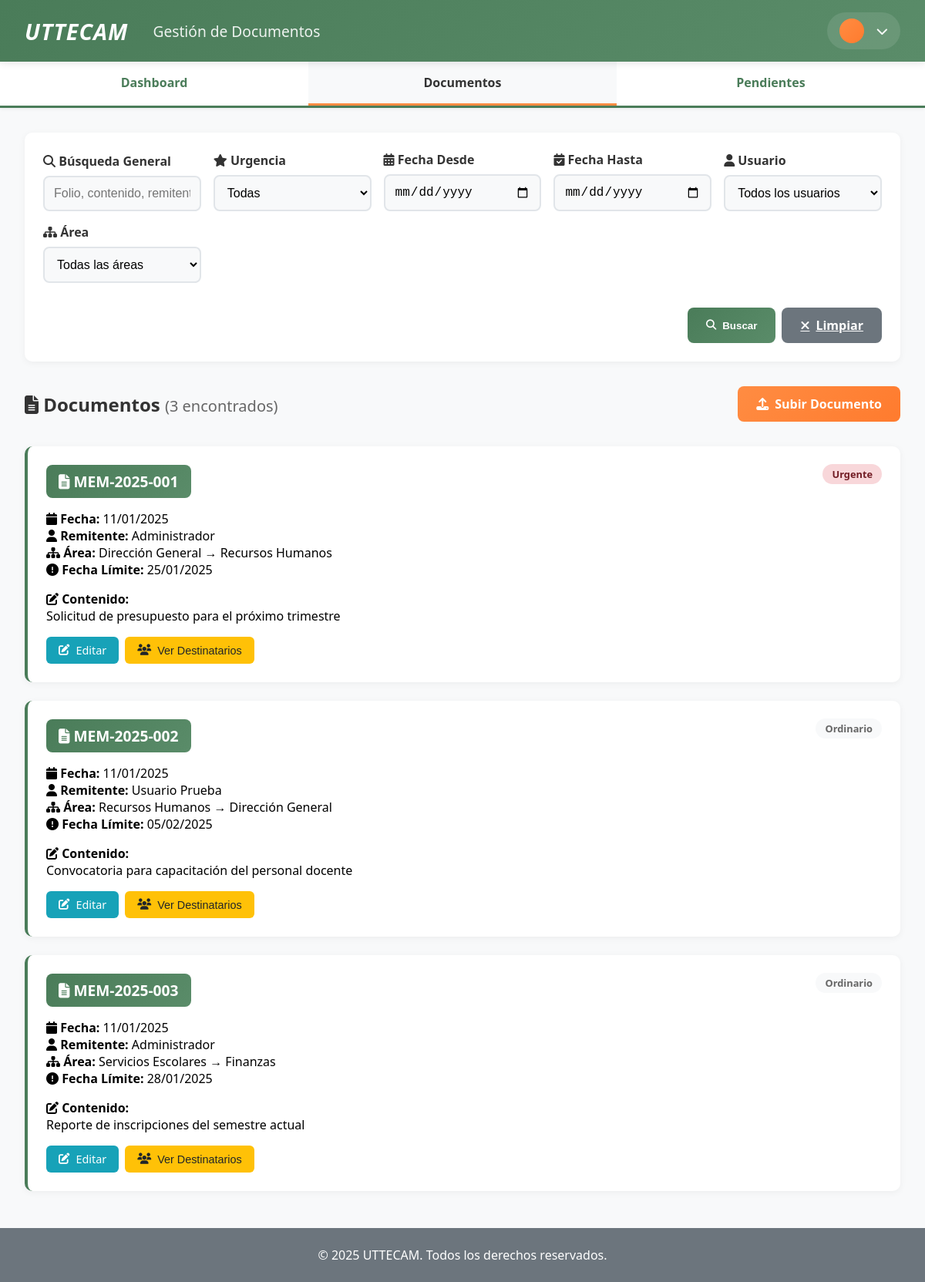
Screenshot of /server/views/documentos.php with the database file from the repository.
### tables this page shows
CREATE TABLE `memorandos` (
  `id` bigint NOT NULL AUTO_INCREMENT,
  `folio` varchar(50) NOT NULL,
  `fecha_recepcion` timestamp NULL DEFAULT CURRENT_TIMESTAMP,
  `entidad_productora` varchar(255) DEFAULT NULL,
  `remitente_id` bigint NOT NULL,
  `fecha_documento` date DEFAULT NULL,
  `contenido` text NOT NULL,
  `destinatario_id` bigint DEFAULT NULL,
  `urgencia` enum('urgente','ordinario') DEFAULT 'ordinario',
  `documento_blob` longblob,
  `area_destino_id` bigint DEFAULT NULL,
  `fecha_recepcion_destino` timestamp NULL DEFAULT NULL,
  `fecha_requerida_respuesta` date DEFAULT NULL,
  `estatus_atencion` enum('pendiente','proceso','atendido') DEFAULT 'pendiente',
  `fecha_limite` date DEFAULT NULL,
  `fecha_creacion` timestamp NULL DEFAULT CURRENT_TIMESTAMP,
  `fecha_resolucion_final` date DEFAULT NULL,
  `area_id` bigint NOT NULL,
  PRIMARY KEY (`id`),
  UNIQUE KEY `folio` (`folio`),
  KEY `remitente_id` (`remitente_id`),
  KEY `destinatario_id` (`destinatario_id`),
  KEY `area_id` (`area_id`),
  KEY `area_destino_id` (`area_destino_id`)
);

CREATE TABLE `usuarios` (
  `id` bigint NOT NULL AUTO_INCREMENT,
  `nombre` varchar(100) NOT NULL,
  `cargo` varchar(100) DEFAULT NULL,
  `correo` varchar(191) NOT NULL,
  `contraseña_hash` varchar(255) NOT NULL,
  `rol` enum('admin','usuario') NOT NULL DEFAULT 'usuario',
  `creado_en` timestamp NULL DEFAULT CURRENT_TIMESTAMP,
  PRIMARY KEY (`id`),
  UNIQUE KEY `correo` (`correo`)
);

CREATE TABLE `areas` (
  `id` bigint NOT NULL AUTO_INCREMENT,
  `nombre` varchar(100) NOT NULL,
  `creado_en` timestamp NULL DEFAULT CURRENT_TIMESTAMP,
  PRIMARY KEY (`id`)
);

### server/middleware/AuthMiddleware.php (called while the page is built, shortened)
<?php
class AuthMiddleware {
    public static function getUser() {
        return $_SESSION['usuario'] ?? null;
    }
}
?>

### server/controllers/DocumentController.php (called while the page is built, shortened)
<?php
require_once __DIR__ . '/../db.php';
class DocumentController {
    public function obtenerDocumentos($usuario_id = null) {
        global $pdo;
        try {
            if ($usuario_id) {
                $stmt = $pdo->prepare("
                    SELECT DISTINCT m.*, u1.nombre as remitente_nombre, a1.nombre as area_nombre, a2.nombre as area_destino_nombre
                    FROM memorandos m
                    LEFT JOIN usuarios u1 ON m.remitente_id = u1.id
                    LEFT JOIN areas a1 ON m.area_id = a1.id
                    LEFT JOIN areas a2 ON m.area_destino_id = a2.id
                    LEFT JOIN documento_destinatarios dd ON m.id = dd.memorando_id
                    WHERE m.remitente_id = ? OR dd.destinatario_id = ?
                    ORDER BY m.fecha_creacion DESC
                ");
                $stmt->execute([$usuario_id, $usuario_id]);
            } else {
                $stmt = $pdo->prepare("
                    SELECT m.*, u1.nombre as remitente_nombre, a1.nombre as area_nombre, a2.nombre as area_destino_nombre
                    FROM memorandos m
                    LEFT JOIN usuarios u1 ON m.remitente_id = u1.id
                    LEFT JOIN areas a1 ON m.area_id = a1.id
                    LEFT JOIN areas a2 ON m.area_destino_id = a2.id
                    ORDER BY m.fecha_creacion DESC
                ");
                $stmt->execute();
            }
            return $stmt->fetchAll(PDO::FETCH_ASSOC);
        } catch (Exception $e) {
            error_log("Error al obtener documentos: " . $e->getMessage());
            return [];
        }
    }
}
?>

### server/views/documentos.php (the view, shortened to what this page needs)
<?php
require_once __DIR__ . '/../middleware/AuthMiddleware.php';
require_once __DIR__ . '/../controllers/DocumentController.php';
require_once __DIR__ . '/../components/layout.php';
$usuario = AuthMiddleware::getUser();
$documentController = new DocumentController();
$busqueda = $_GET['busqueda'] ?? '';
$urgencia = $_GET['urgencia'] ?? '';
$fecha_desde = $_GET['fecha_desde'] ?? '';
$fecha_hasta = $_GET['fecha_hasta'] ?? '';
$usuario_filtro = $_GET['usuario_filtro'] ?? '';
$area_filtro = $_GET['area_filtro'] ?? '';
if ($usuario['rol'] === 'admin') {
    $documentos = $documentController->obtenerDocumentos();
} else {
    $documentos = $documentController->obtenerDocumentos($usuario['id']);
}
$documentos = array_filter($documentos, function($doc) use ($busqueda, $estado, $urgencia, $fecha_desde, $fecha_hasta, $usuario_filtro, $area_filtro) {
    $matchBusqueda = empty($busqueda) ||
        stripos($doc['folio'], $busqueda) !== false ||
        stripos($doc['contenido'], $busqueda) !== false ||
        stripos($doc['remitente_nombre'], $busqueda) !== false ||
        stripos($doc['entidad_productora'], $busqueda) !== false;
    $matchUrgencia = empty($urgencia) || $doc['urgencia'] === $urgencia;
    $matchFecha = true;
    if (!empty($fecha_desde) || !empty($fecha_hasta)) {
        $fechaDoc = $doc['fecha_documento'] ?? $doc['fecha_creacion'];
        if (!empty($fecha_desde)) {
            $matchFecha = $matchFecha && ($fechaDoc >= $fecha_desde);
        }
        if (!empty($fecha_hasta)) {
            $matchFecha = $matchFecha && ($fechaDoc <= $fecha_hasta);
        }
    }
    $matchUsuario = empty($usuario_filtro) || $doc['remitente_id'] == $usuario_filtro;
    $matchArea = empty($area_filtro) ||
        $doc['area_id'] == $area_filtro ||
        $doc['area_destino_id'] == $area_filtro;
    return $matchBusqueda && $matchUrgencia && $matchFecha && $matchUsuario && $matchArea;
});
$base_url = '/project/public';
?>
<div class="container">
    <div class="search-bar">
        <form method="GET" class="search-form">
            <div class="form-group">
                <label for="busqueda"><i class="fas fa-search"></i> Búsqueda General</label>
                <input type="text" id="busqueda" name="busqueda" class="form-input"
                       placeholder="Folio, contenido, remitente..." value="<?php echo htmlspecialchars($busqueda); ?>">
            </div>
            <div class="form-group">
                <label for="urgencia"><i class="fas fa-star"></i> Urgencia</label>
                <select id="urgencia" name="urgencia" class="form-select">
                    <option value="">Todas</option>
                </select>
            </div>
            <div class="form-group">
                <label for="fecha_desde"><i class="fas fa-calendar-alt"></i> Fecha Desde</label>
                <input type="date" id="fecha_desde" name="fecha_desde" class="form-input"
                       value="<?php echo htmlspecialchars($fecha_desde); ?>">
            </div>
            <div class="form-group">
                <label for="fecha_hasta"><i class="fas fa-calendar-check"></i> Fecha Hasta</label>
                <input type="date" id="fecha_hasta" name="fecha_hasta" class="form-input"
                       value="<?php echo htmlspecialchars($fecha_hasta); ?>">
            </div>
            <div class="form-group">
                <label for="usuario_filtro"><i class="fas fa-user"></i> Usuario</label>
                <select id="usuario_filtro" name="usuario_filtro" class="form-select">
                    <option value="">Todos los usuarios</option>
                </select>
            </div>
            <div class="form-group">
                <label for="area_filtro"><i class="fas fa-sitemap"></i> Área</label>
                <select id="area_filtro" name="area_filtro" class="form-select">
                    <option value="">Todas las áreas</option>
                </select>
            </div>
            <div class="search-actions">
                <button type="submit" class="btn-search">
                    <i class="fas fa-search"></i> Buscar
                </button>
                <a href="<?php echo $base_url; ?>/documentos" class="btn-clear">
                    <i class="fas fa-times"></i> Limpiar
                </a>
            </div>
        </form>
    </div>
    <div class="actions-bar">
        <h2 style="color: #333;">
            <i class="fas fa-file-alt"></i> Documentos
            <small style="color: #666; font-weight: normal;">(<?php echo count($documentos); ?> encontrados)</small>
        </h2>
        <a href="<?php echo $base_url; ?>/subir-documento" class="btn-secondary">
            <i class="fas fa-upload"></i> Subir Documento
        </a>
    </div>
    <div class="documents-grid">
        <?php if (empty($documentos)): ?>
            <div class="empty-state">
                <div style="font-size: 4rem; margin-bottom: 1rem; opacity: 0.5;">
                    <i class="fas fa-file-alt"></i>
                </div>
                <h3>No se encontraron documentos</h3>
                <p>No hay documentos que coincidan con los criterios de búsqueda</p>
            </div>
        <?php else: ?>
            <?php foreach ($documentos as $doc): ?>
                <div class="document-card">
                    <div class="document-header">
                        <div class="document-folio">
                            <i class="fas fa-file-alt"></i> <?php echo htmlspecialchars($doc['folio']); ?>
                        </div>
                        <div>
                            <span class="urgencia-badge urgencia-<?php echo $doc['urgencia']; ?>">
                                <?php echo ucfirst($doc['urgencia']); ?>
                            </span>
                        </div>
                    </div>
                    <div>
                        <p><strong><i class="fas fa-calendar"></i> Fecha:</strong> <?php echo date('d/m/Y', strtotime($doc['fecha_documento'] ?? $doc['fecha_creacion'])); ?></p>
                        <p><strong><i class="fas fa-user"></i> Remitente:</strong> <?php echo htmlspecialchars($doc['remitente_nombre']); ?></p>
                        <p><strong><i class="fas fa-sitemap"></i> Área:</strong> <?php echo htmlspecialchars($doc['area_nombre']); ?> → <?php echo htmlspecialchars($doc['area_destino_nombre'] ?? 'N/A'); ?></p>
                        <?php if ($doc['fecha_limite']): ?>
                            <p><strong><i class="fas fa-exclamation-circle"></i> Fecha Límite:</strong> <?php echo date('d/m/Y', strtotime($doc['fecha_limite'])); ?></p>
                        <?php endif; ?>
                    </div>
                    <div style="margin-top: 1rem;">
                        <p><strong><i class="fas fa-edit"></i> Contenido:</strong></p>
                        <p><?php echo nl2br(htmlspecialchars(substr($doc['contenido'], 0, 200))); ?>
                    </div>
                    <div class="action-buttons">
                        <a href="<?php echo $base_url; ?>/editar-documento/<?php echo $doc['id']; ?>" class="btn-sm btn-edit">
                            <i class="fas fa-edit"></i> Editar
                        </a>
                        <button class="btn-sm btn-details" onclick="toggleDestinatarios(<?php echo $doc['id']; ?>)">
                            <i class="fas fa-users"></i> Ver Destinatarios
                        </button>
                    </div>
                </div>
            <?php endforeach; ?>
        <?php endif; ?>
    </div>
</div>
<?php
$content = ob_get_clean();
renderLayout('Documentos', $content, $usuario, 'Gestión de Documentos', 'documentos');
?>

### server/components/layout.php (shortened to what this page needs)
<?php
function renderLayout($title, $content, $usuario, $page_title = '', $current_page = '') {
    ?>
    <!DOCTYPE html>
    <html lang="es">
    <head>
        <link rel="stylesheet" href="../server/assets/styles.css">
        <?php include __DIR__ . '/fontawesome.php'; ?>
    </head>
    <body>
        <?php
        include __DIR__ . '/header.php';
        include __DIR__ . '/navigation.php';
        ?>
        <?php echo $content; ?>
        <div class="footer">
            © 2025 UTTECAM. Todos los derechos reservados.
        </div>
    </body>
    </html>
    <?php
}
?>

### server/components/fontawesome.php
<link rel="stylesheet" href="https://cdnjs.cloudflare.com/ajax/libs/font-awesome/6.4.0/css/all.min.css">

### server/components/header.php (shortened to what this page needs)
<div class="header">
    <div class="header-left">
        <div class="logo">UTTECAM</div>
        <div class="page-title"><?php echo $page_title ?? 'Sistema de Documentos'; ?></div>
    </div>
    <div class="user-info">
        <div class="user-dropdown" id="userDropdown">
            <button class="user-trigger" onclick="toggleUserDropdown()">
                <div class="user-avatar">
                </div>
                <span class="dropdown-arrow"><i class="fas fa-chevron-down"></i></span>
            </button>
        </div>
    </div>
</div>

### server/components/navigation.php (shortened to what this page needs)
<?php
$base_url = '/project/public';
$current_page = $current_page ?? '';
?>
<div class="nav">
    <ul>
        <li><a href="<?php echo $base_url; ?>/dashboard" class="<?php echo $current_page === 'dashboard' ? 'active' : ''; ?>">Dashboard</a></li>
        <li><a href="<?php echo $base_url; ?>/documentos" class="<?php echo $current_page === 'documentos' ? 'active' : ''; ?>">Documentos</a></li>
        <li><a href="<?php echo $base_url; ?>/pendientes" class="<?php echo $current_page === 'pendientes' ? 'active' : ''; ?>">Pendientes</a></li>
    </ul>
</div>

### server/assets/styles.css (style rules this page uses)
* { margin: 0; padding: 0; box-sizing: border-box; }
body { font-family: "Segoe UI", Tahoma, Geneva, Verdana, sans-serif; background: #f8f9fa; min-height: 100vh; }
.header { background: linear-gradient(135deg, #4a7c59 0%, #5a8c69 100%); padding: 1rem 2rem; color: white; display: flex; justify-content: space-between; align-items: center; box-shadow: 0 2px 10px rgba(0, 0, 0, 0.1); animation: slideDown 0.5s ease-out; position: relative; }
.header-left { display: flex; align-items: center; gap: 2rem; }
.logo { font-size: 1.8rem; font-weight: bold; font-style: italic; letter-spacing: 1px; }
.page-title { font-size: 1.2rem; font-weight: 500; opacity: 0.9; }
.user-info { display: flex; align-items: center; gap: 1rem; position: relative; }
.user-dropdown { position: relative; }
.user-trigger { display: flex; align-items: center; gap: 0.5rem; background: rgba(255, 255, 255, 0.1); padding: 0.5rem 1rem; border-radius: 25px; cursor: pointer; transition: all 0.3s ease; border: none; color: white; font-size: 0.95rem; }
.user-avatar { width: 32px; height: 32px; background: linear-gradient(135deg, #ff8c42 0%, #ff7b2e 100%); border-radius: 50%; display: flex; align-items: center; justify-content: center; font-weight: bold; font-size: 0.9rem; }
.dropdown-arrow { transition: transform 0.3s ease; }
.nav { background: white; padding: 0; box-shadow: 0 2px 4px rgba(0, 0, 0, 0.05); border-bottom: 3px solid #4a7c59; animation: slideDown 0.6s ease-out; }
.nav ul { list-style: none; display: flex; max-width: 1200px; margin: 0 auto; }
.nav li { flex: 1; }
.nav a { display: block; text-decoration: none; color: #4a7c59; font-weight: 600; padding: 1rem 2rem; text-align: center; transition: all 0.3s ease; border-bottom: 3px solid transparent; }
.nav a:hover, .nav a.active { background: #f8f9fa; border-bottom-color: #ff8c42; color: #333; }
.container { max-width: 1200px; margin: 2rem auto; padding: 0 2rem; animation: fadeInUp 0.7s ease-out; }
.form-group { margin-bottom: 1.5rem; animation: fadeIn 0.8s ease-out; }
.form-group label { display: block; margin-bottom: 0.5rem; color: #333; font-weight: 600; }
.form-input, .form-select, .form-textarea { width: 100%; padding: 0.75rem; border: 2px solid #e1e5e9; border-radius: 8px; font-size: 1rem; transition: all 0.3s ease; background: #f8f9fa; }
.btn-secondary { background: linear-gradient(135deg, #ff8c42 0%, #ff7b2e 100%); color: white; border: none; padding: 0.75rem 1.5rem; border-radius: 8px; cursor: pointer; text-decoration: none; display: inline-flex; align-items: center; gap: 0.5rem; font-weight: 600; transition: all 0.3s ease; }
.footer { background: #6c757d; color: white; text-align: center; padding: 1.5rem; margin-top: 3rem; }

### rows the page displays
memorandos: folio "MEM-2025-001", urgencia "Urgente", fecha_documento "11/01/2025", usuarios.nombre "Administrador", area.nombre "Dirección General", areas.nombre "Recursos Humanos", fecha_limite "25/01/2025", contenido "Solicitud de presupuesto para el próximo trimestre"
memorandos: folio "MEM-2025-002", urgencia "Ordinario", fecha_documento "11/01/2025", usuarios.nombre "Usuario Prueba", area.nombre "Recursos Humanos", areas.nombre "Dirección General", fecha_limite "05/02/2025", contenido "Convocatoria para capacitación del personal docente"
memorandos: folio "MEM-2025-003", urgencia "Ordinario", fecha_documento "11/01/2025", usuarios.nombre "Administrador", area.nombre "Servicios Escolares", areas.nombre "Finanzas", fecha_limite "28/01/2025", contenido "Reporte de inscripciones del semestre actual"

### other values shown
$page_title "Gestión de Documentos"
count($documentos) "3"
